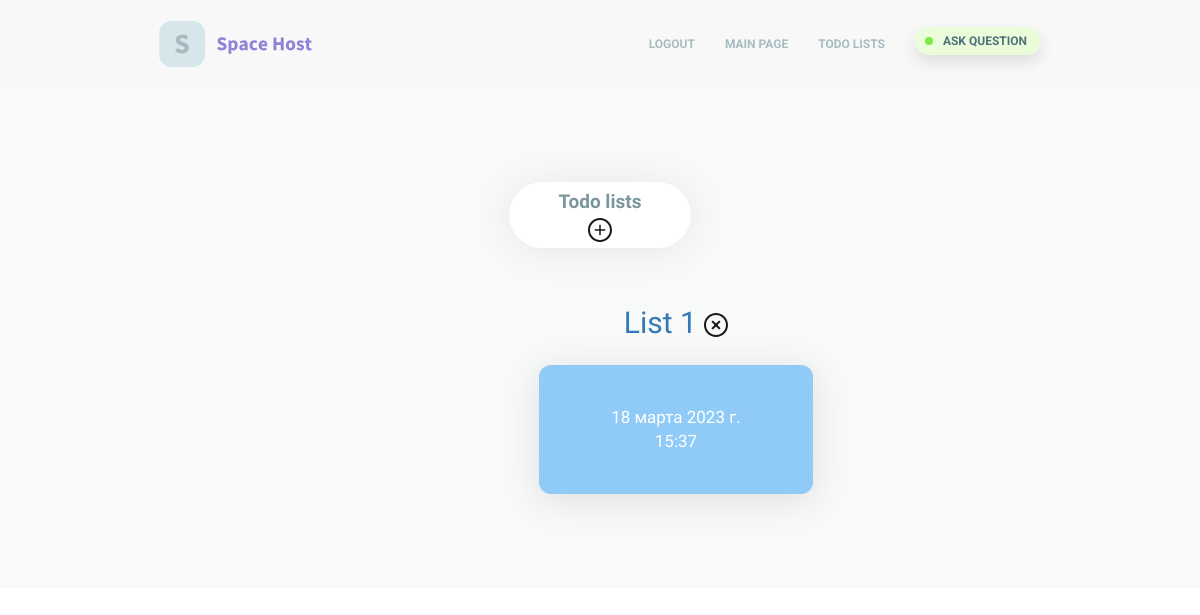
Before: /lists/ (signed in) with the older database file.
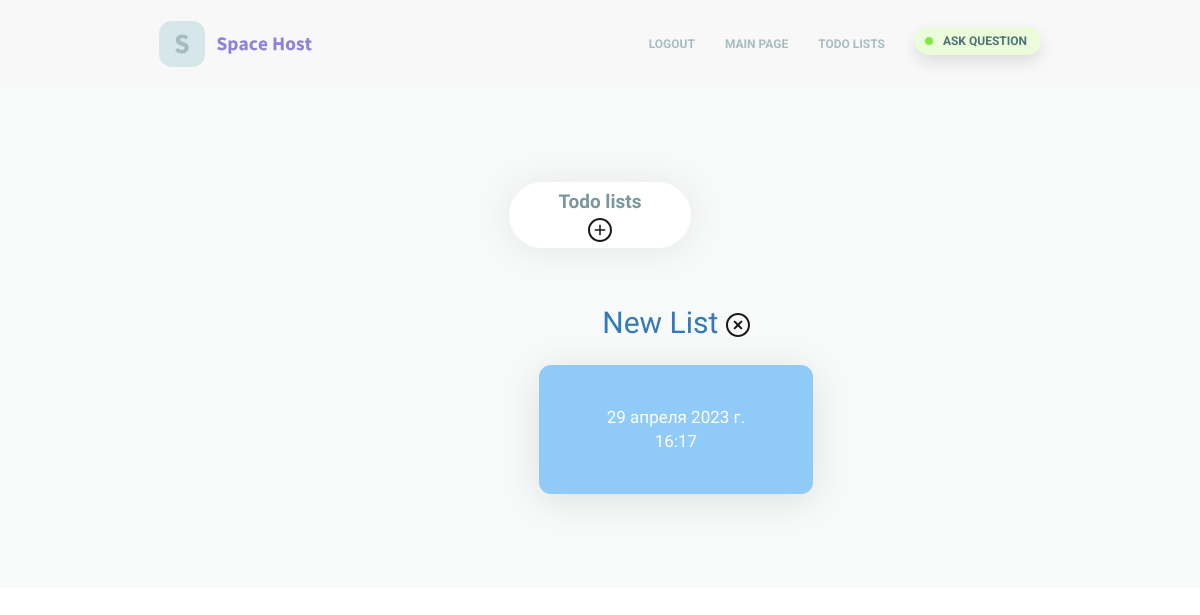
After: the same page with the newer database file.
### todo/models.py (models this page shows, shortened)
class TasksList(models.Model):
    title = models.CharField(max_length=100, verbose_name='Название списка дел')
    created_at = models.DateTimeField(auto_now_add=True, verbose_name='Дата создания')
    user = models.ForeignKey(User, on_delete=models.CASCADE, verbose_name='Пользователь')
    class Meta:
        verbose_name = 'список дел'
        verbose_name_plural = 'Списки дел'
        ordering = ('created_at',)  # сортировка

### todo/views.py (the view)
# urls.py: path('lists/', views.todo_lists, name='lists'),  # полный список всех туду-листов пользователя
@login_required(login_url='/login')
def todo_lists(request):
    current_user = request.user  # фиксируем пользователя, который залогинился на сайте
    todo_list = TasksList.objects.filter(user=current_user)
    return render(request, 'todo_lists.html', {'lists': todo_list})

### templates/todo_lists.html
{% extends 'base.html' %}
{% load static %}
{% block content %}
<div id="more-features" class="container-fluid">
    <div class="container">
        <div class="row">
            <div class="col-md-12">
                <div class="row-title">Todo lists<br>
                    <a href="{%  url 'new_list' %}" class="add_list">
                        <img src="{% static 'todo/images/2.svg' %}" style="max-width: 24px;">
                    </a>
                </div>
            </div>
        </div>
        <div class="row">
                    {% for list in lists %}
                        <a href="{% url 'current_list' title=list.title %}">
                            <div class="col-md-4">
                                <div class="mfeature-box">
                                    <div class="mfeature-title">{{ list.title }}
                                        <a href="{% url 'delete_list' title=list.title %}">
                                            <img src="{% static 'todo/images/8.svg' %}" style="max-width: 24px;"></a>
                                    </div>
                                    <div class="mfeature-text bg-color2">{{ list.created_at }}</div>
                                </div>
                            </div>
                        </a>
                    {% endfor %}
                </div>
    </div>
</div>
{% endblock %}

### templates/base.html (shortened to what this page needs)
{% load static %}
<!doctype html>
<html>
<head>
    <link rel="stylesheet" type="text/css" href="{% static 'todo/css/bootstrap.min.css' %}">
    <link rel="stylesheet" type="text/css" href="{% static 'todo/css/fontawesome-all.min.css' %}">
    <link rel="stylesheet" type="text/css" href="{% static 'todo/css/slick.css' %}">
    <link rel="stylesheet" type="text/css" href="{% static 'todo/css/style.css' %}?v=1">
    <link rel="stylesheet" type="text/css" href="{% static 'todo/custom.css' %}?v=1">
</head>
<body>
<nav id="main-nav" class="navbar navbar-default navbar-full">
        <div class="container-fluid">
            <div class="container container-nav">
                <div class="row">
                    <div class="col-md-12">
                        <div class="navbar-header">
                            <a href="index.html">
                                <img class="logo" src="images/logo.svg" alt="Spacehost">
                            </a>
                        </div>
                        <div style="height: 1px;" role="main" aria-expanded="false" class="navbar-collapse collapse"
                             id="bs">
                            <ul class="nav navbar-nav navbar-right">
                                {% if user.is_anonymous %}
                                    <li><a href="{% url 'sign_in' %}"><span>Login</span></a></li>
                                    <li><a href="{% url 'sign_up' %}"><span>Register</span></a></li>
                                {% else %}
                                    <li><a href="{% url 'logout' %}"><span>Logout</span></a></li>
                                {% endif %}
                                <li><a href="{% url 'index' %}"><span>Main page</span></a></li>
                                <li><a href="{% url 'lists' %}"><span>ToDo lists</span></a></li>
                                <li><a class="chat-button" href="">Ask question</a></li>
                            </ul>
                        </div>
                    </div>
                </div>
            </div>
        </div>
    </nav>
{% block content %}{% endblock %}
</body>
</html>

### static/todo/css/style.css (style rules this page uses)
*,body { font-family: 'Source Sans Pro', sans-serif; font-weight: 400; -webkit-font-smoothing: antialiased; text-rendering: optimizeLegibility; -moz-osx-font-smoothing: grayscale; }
.bg-color2 { background-color: #90caf6; }
.logo { width: 153px; height: 46px; margin-top: 7px; }
.navbar { border: 0; border-radius: 0; margin-bottom: 0; }
.navbar-default .navbar-nav>li>a { font-family: 'Roboto', sans-serif; color: #a7bcc1; font-size: 12px; font-weight: bold; text-transform: uppercase; position: relative; transition: all 0.3s ease; }
.navbar-default .navbar-nav>li>a span { font-family: 'Roboto', sans-serif; color: #a7bcc1; font-size: 12px; font-weight: bold; text-transform: uppercase; position: relative; }
.navbar-default .navbar-nav>li>a span:after { content: ""; position: absolute; width: 0%; height: 2px; left: 0; bottom: -4px; background-color: #6958ca; transition: all 0.3s ease; }
.navbar-default .navbar-nav>li>a.chat-button { display: inline-block; position: relative; padding: 4px 14px 4px 28px; background-color: #eafcd9; border-radius: 17px; color: #4e717a; opacity: 1; margin-top: 13px; margin-bottom: 13px; margin-left: 15px; font-weight: bold; font-size: 12px; -webkit-box-shadow: 0 7px 16px 0 rgba(0, 0, 0, 0.11); -moz-box-shadow: 0 7px 16px 0 rgba(0, 0, 0, 0.11); box-shadow: 0 7px 16px 0 rgba(0, 0, 0, 0.11); transition: all 0.3s ease; }
.navbar-default .navbar-nav>li>a.chat-button:before { position: absolute; content: ""; left: 10px; top: 10px; width: 8px; height: 8px; border-radius: 8px; background-color: #80e847; }
@media (min-width: 768px) { .navbar-nav>li>a { padding-top: 20px; padding-bottom: 20px; } }
.row-title { display: inline-block; padding: 6px 50px; font-size: 19px; font-weight: 700; color: #7c969d; background-color: #ffffff; border-radius: 100px; -webkit-box-shadow: 0 2px 38px rgba(0,0,0,0.08); -moz-box-shadow: 0 2px 38px rgba(0,0,0,0.08); box-shadow: 0 2px 38px rgba(0,0,0,0.08); margin-top: 40px; margin-bottom: 40px; }
#more-features { background-color: #f8f9f9; padding-top: 40px; padding-bottom: 60px; text-align: center; }
#more-features .mfeature-box { margin-bottom: 20px; }
#more-features .mfeature-box .mfeature-title { font-family: 'Roboto', sans-serif; font-size: 30px; color: #8199a0; font-weight: 100; margin-bottom: 20px; }
#more-features .mfeature-box .mfeature-text { color: #ffffff; border-radius: 12px; padding: 40px 60px; font-size: 17px; -webkit-box-shadow: 0 6px 37px rgba(0,0,0,0.11); -moz-box-shadow: 0 6px 37px rgba(0,0,0,0.11); box-shadow: 0 6px 37px rgba(0,0,0,0.11); transition: all 0.3s ease; }

### static/todo/custom.css (style rules this page uses)
.row { display: flex; flex-direction: row; flex-wrap: wrap; justify-content: space-around; width: 80%; margin: 1em auto; }

Changed rows visible on the page:
removed TasksList: title "List 1", created_at "18 марта 2023 г. 15:37"
added TasksList: title "New List", created_at "29 апреля 2023 г. 16:17"
